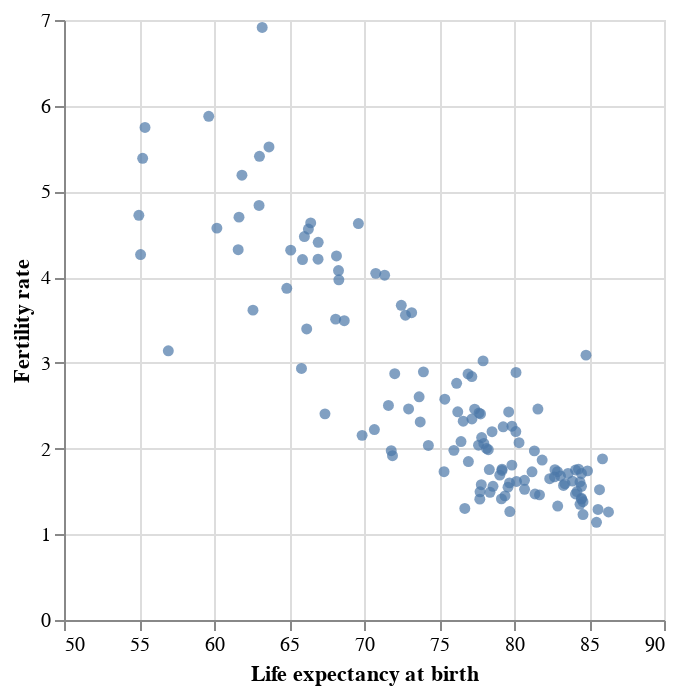

The code cell stored with this chart in its notebook:
### Markdown cell above
#### Life expectancy and fertility rate

### Code cell
base = alt.Chart(data)
    
scatter_life = base.mark_circle().encode( 
    x = alt.X("life_birthf:Q",
              scale = alt.Scale(zero = False),
              title = "Life expectancy at birth"), 
    y = alt.Y("fertility_total:Q",
              title = "Fertility rate")
).properties(
    width = 300,
    height = 300)

scatter_life

### Figure 1 — Vega-Lite specification as saved in the notebook (floating-point values rounded to 4 significant figures; data arrays with more than 128 entries replaced by an {"elided": "..."} marker saying what was removed)
{"$schema": "https://vega.github.io/schema/vega-lite/v4.17.0.json", "config": {"view": {"continuousHeight": 300, "continuousWidth": 400}}, "data": {"name": "data-6cd1456596c1f74e121582c365026ae5"}, "datasets": {"data-6cd1456596c1f74e121582c365026ae5": {"elided": "129 records"}}, "encoding": {"x": {"field": "life_birthf", "scale": {"zero": false}, "title": "Life expectancy at birth", "type": "quantitative"}, "y": {"field": "fertility_total", "title": "Fertility rate", "type": "quantitative"}}, "height": 300, "mark": "circle", "width": 300}
